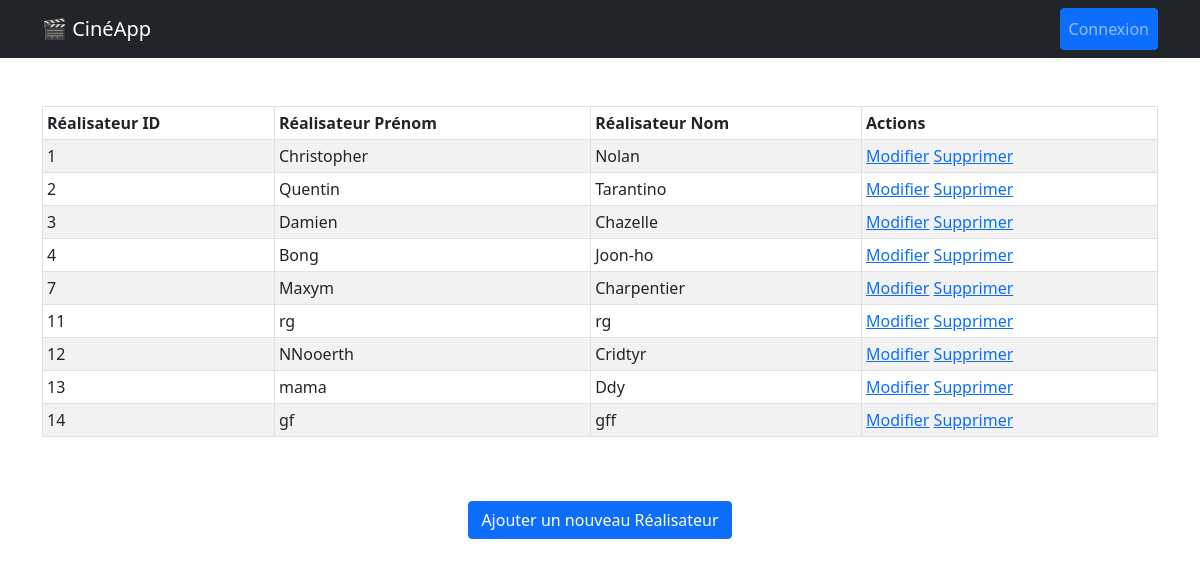
Page /realisateur/ on the committed database.
### lesFilms/models.py (models this page shows, shortened)
class Realisateur(models.Model):
    nom = models.CharField(max_length=250)
    prenom = models.CharField(max_length=250)

### lesFilms/views.py (the view)
# urls.py: path("realisateur/", views.RealisateurListView.as_view(), name="realisateur_list"),
class RealisateurListView(ListView):
    model = Realisateur
    template_name = (
        "lesFilms/realisateur/realisateur_list.html"  # Nom du template à utiliser
    )
    context_object_name = (
        "realisateurs"  # Nom de la variable à utiliser dans le template
    )

### lesFilms/templates/lesFilms/Realisateur/realisateur_list.html (shortened to what this page needs)
{% extends "lesFilms/base.html" %}
{% block content %}
<table class="table table-striped table-bordered table-sm">
  <thead class="thead-dark">
    <tr>
      <th>Réalisateur ID</th>
      <th>Réalisateur Prénom</th>
      <th>Réalisateur Nom</th>
      <th>Actions</th>
    </tr>
  </thead>
  <tbody>
    {% for realisateur in realisateurs %}
    <tr>
      <td>{{ realisateur.id }}</td>
      <td>{{ realisateur.prenom }}</td>
      <td>{{ realisateur.nom }}</td>
      <td>
        <a href="{% url 'realisateur_edit' realisateur.id %}"
          ><span class="glyphicon glyphicon-pencil">Modifier</span></a
        >
        <a
          href="#"
          data-bs-toggle="modal"
          data-bs-target="#deleteModal"
          data-url="{% url 'realisateur_delete' realisateur.id %}"
          class="open-deleteModal"
          >Supprimer</a
        >
      </td>
    </tr>
    {% endfor %}
  </tbody>
</table>
<br />
<br />
<div class="justify-content-center d-flex">
  <a href="{% url 'realisateur_add' %}" class="btn btn-primary"
    >Ajouter un nouveau Réalisateur</a
  >
</div>
{% endblock %}

### rows in the picture
Realisateur: id "1", prenom "Christopher", nom "Nolan"
Realisateur: id "2", prenom "Quentin", nom "Tarantino"
Realisateur: id "3", prenom "Damien", nom "Chazelle"
Realisateur: id "4", prenom "Bong", nom "Joon-ho"
Realisateur: id "7", prenom "Maxym", nom "Charpentier"
Realisateur: id "11", prenom "rg", nom "rg"
Realisateur: id "12", prenom "NNooerth", nom "Cridtyr"
Realisateur: id "13", prenom "mama", nom "Ddy"
Realisateur: id "14", prenom "gf", nom "gff"
